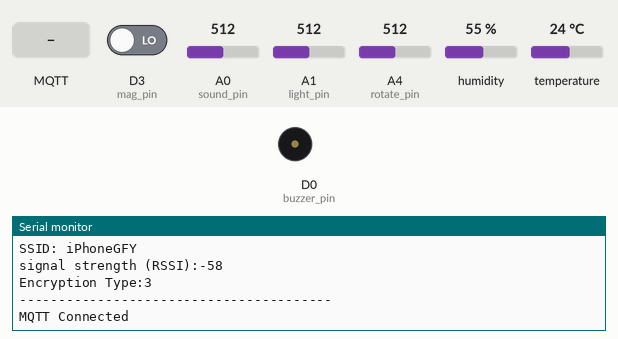
Simulated run of this sketch. Board: Arduino MKR. Parts: buzzer (waves = sounding, pin HIGH), the last lines printed to the serial monitor. The inputs (shaded band) are chosen by the test bench; at power-on: D3 (mag_pin) LOW, A0 (sound_pin) = 512, A1 (light_pin) = 512, A4 (rotate_pin) = 512, humidity 55 %, temperature 24 °C. WiFi joins after 1.5 s; servers stay silent unless stated; no MQTT or app messages arrive unless stated.

Above: at 5.7 s.
5.8 s: MQTT message "1" arrives on the first subscribed topic
At 6.5 s:
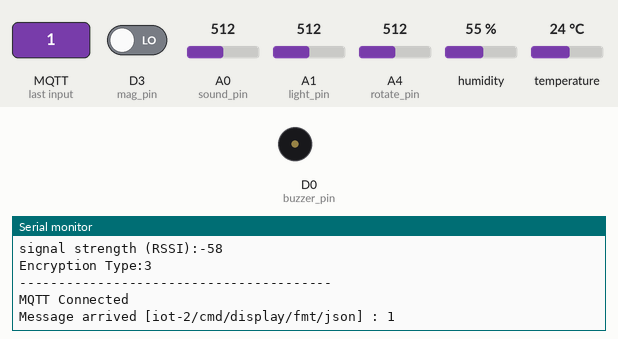
7.5 s: MQTT message "v" arrives on the first subscribed topic
At 8.3 s:
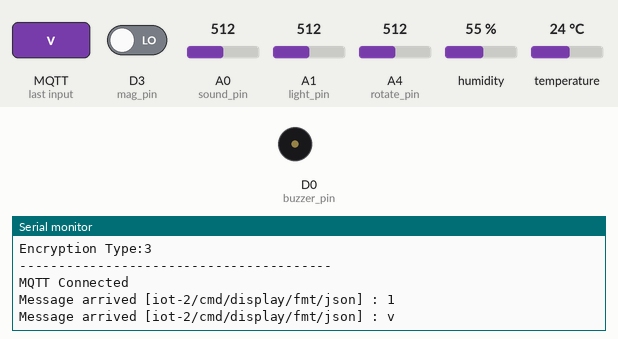
9.0 s: MQTT message "on" arrives on the first subscribed topic
At 10.1 s:
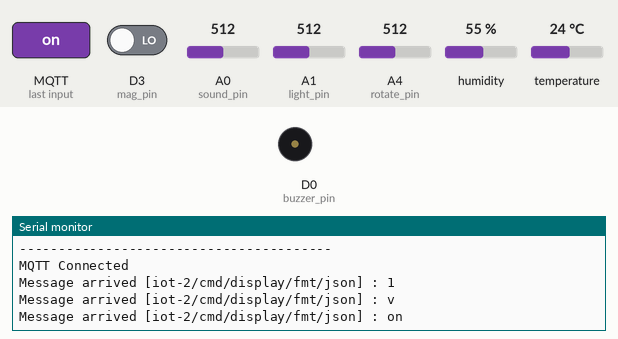

The sketch:

task2_fall_bathroom.ino
```cpp
//libraries
#include <Arduino_MKRENV.h>
//MQTT
#include <WiFiNINA.h>
#include <ArduinoMqttClient.h>
#include <ArduinoJson.h>
#include <PubSubClient.h>
#include "wifi_secrets.h"
// Add WiFi connection information
char ssid[] = SECRET_SSID_3;          //  your network SSID (name)
char pass[] = SECRET_PASS_3;          // your network password
int WiFistatus = WL_IDLE_STATUS;      // the Wifi radio's status

//======================================================================//
#define MQTT_HOST "joc771.messaging.internetofthings.ibmcloud.com"
#define MQTT_PORT 1883
#define MQTT_DEVICEID "d:joc771:mkr1010:3c6105166844"
#define MQTT_USER "use-token-auth"
#define MQTT_TOKEN "mkr1010_3c6105166844"
#define MQTT_TOPIC "iot-2/evt/status/fmt/json"
#define MQTT_TOPIC_DISPLAY "iot-2/cmd/display/fmt/json"
// MQTT objects
void callback(char* topic, byte* payload, unsigned int length);
WiFiClient wifiClient;
PubSubClient mqtt(MQTT_HOST, MQTT_PORT, callback, wifiClient);

// variables to hold data
StaticJsonDocument<100> jsonDoc;
JsonObject payload = jsonDoc.to<JsonObject>();
JsonObject status = payload.createNestedObject("d");
static char msg[1000];

//functions declared
//mqtt init
void mqtt_init();
//mqtt send
void mqtt_send(int,float,const char*,float,const char*,float,const char*);
//mqtt get data from could

//mqtt components
void callback(char*,byte*,unsigned int);
void printData();
//======================================================================//

//define the sensor pins
#define buzzer_pin 0
#define sound_pin A0
#define light_pin A1
#define rotate_pin A4
#define mag_pin 3
//define the wait time
#define wait_time 2//double the target
//define the alarm trigger conditions
#define alarm_sound 200
#define alarm_humidity 0
#define alarm_temp 0
#define door_light_threshold 200
#define door_rotate_threshold 150
//rotate use
#define ADC_REF 5
#define GROVE_VCC 5
#define FULL_ANGLE 300

//define state varieties
//control states
int sound_value;
int sound_max;
int light_value;
int rotate_value;
int mag_value;
bool door_state;
int buzzer_state = 0;
//global clock counter
int clock_counter = 0;
int clock_sec = 0;
int clock_min = 0;
int clock_hou = 0;
//humidity
float humidity_value = 0;
//temperature
float temperature_value = 0;
//alarm counter
bool alarm_counter_start = false;
int alarm_counter = 0;

//functions declaration
//ENV initialize
void env_init();
//global clock prepare
int clock_p(int);
//global clock sec
int clock_s(int,int);
//global clock min
int clock_m(int,int);
//global clock hour
int clock_h(int,int);
//door open/close detection
bool door_state_detection_light(bool,int);
bool door_state_detection_rotate(bool,int);
bool door_state_detection_mag(bool,bool);
//sound max values
int sound_value_max(int,int,bool);
//alarm
bool fall_alarm_detect(int,float,float,bool);
int fall_alarm_buzzer(bool,int,int,int);
bool door_close_detect(bool);
int fall_alarm_monitor(int,float,float,bool,int,int,int*);

//initialize
void setup() {
  //MQTT INIT
  mqtt_init();
  //INOUT MODE
  pinMode(sound_pin,INPUT);
  pinMode(light_pin,INPUT);
  pinMode(rotate_pin,INPUT);
  pinMode(mag_pin,INPUT);
  //OUTPUT MODE
  pinMode(buzzer_pin,OUTPUT);
  //INITIAL VALUES

  //INITIAL SHIELD
  env_init();
  //test
  Serial.begin(9600);
}

//main loop
void loop(){
  //global delay
  clock_counter = clock_p(clock_counter);
  clock_sec = clock_s(clock_counter,clock_sec);
  clock_min = clock_m(clock_sec,clock_min);
  clock_hou = clock_h(clock_min,clock_hou);
  //test
  //Serial.println("clock");
  //Serial.println(clock_sec);
  //Serial.println(clock_min);
  //get values from sensors
  sound_value       = analogRead(sound_pin);
  light_value       = analogRead(light_pin);
  rotate_value      = analogRead(rotate_pin);
  mag_value         = digitalRead(mag_pin);
  humidity_value    = ENV.readHumidity();
  temperature_value = ENV.readTemperature();
  //test
  //Serial.println("indicators");
  //Serial.println(sound_max);
  //Serial.println(humidity_value);
  //Serial.println(door_state);
  //Serial.println("flag");
  //Serial.println(temperature_value);
  //Serial.println(alarm_counter_start);
  //Serial.println(alarm_counter);
  //get the sound max value
  sound_max = sound_value_max(sound_max,sound_value,door_state);
  //detect door state (open or not)
  //door_state = door_state_detection_light(door_state,light_value);
  //door_state = door_state_detection_rotate(door_state,rotate_value);
  door_state = door_state_detection_mag(door_state,mag_value);
  //alarm
  //alarm_counter_start = fall_alarm_detect(sound_value,humidity_value,temperature_value,door_state);
  //alarm_counter = fall_alarm_buzzer(alarm_counter_start,alarm_counter,clock_min,clock_sec);
  alarm_counter_start = door_close_detect(door_state);
  alarm_counter = fall_alarm_monitor(sound_max,humidity_value,temperature_value,alarm_counter_start,alarm_counter,clock_sec,&buzzer_state);
  //MQTT send data
  mqtt_send(clock_sec ,door_state,"door_state",sound_value,"sound_value",temperature_value,"temperature", humidity_value, "humidity", buzzer_state,"buzzer");

}


//======================================================================//
//=========================function definition==========================//
//======================================================================//
void env_init(){
  if (!ENV.begin())
  {//check correct initialisation of shield
    Serial.println("Failed to initialize MKR ENV shield!");
    while(1);//infinite loop, avoids loop to be executed
  }
}

//========================MQTT func definition==========================//
void mqtt_init(){
  //Initialize serial and wait for port to open:
  Serial.begin(9600);
  while (!Serial) {
    ; // wait for serial port to connect. Needed for native USB port only
  }

  // attempt to connect to Wifi network:

  while (WiFistatus != WL_CONNECTED) {
    Serial.print("Attempting to connect to network: ");
    Serial.println(ssid);
    // Connect to WPA/WPA2 network:
    WiFistatus = WiFi.begin(ssid, pass);

    // wait 3 seconds for connection:
    delay(3000);
  }

  // you're connected now, so print out the data:
  Serial.println("You're connected to the network");

  Serial.println("----------------------------------------");
  printData();
  Serial.println("----------------------------------------");

  // Connect to MQTT - IBM Watson IoT Platform
  if (mqtt.connect(MQTT_DEVICEID, MQTT_USER, MQTT_TOKEN)) {
    Serial.println("MQTT Connected");
    mqtt.subscribe(MQTT_TOPIC_DISPLAY);

  } else {
    Serial.println("MQTT Failed to connect!");
  }
}

void mqtt_send(int sec, float send_data, const char* send_name,float send_data1, const char* send_name1,float send_data2, const char* send_name2, float send_data3, const char* send_name3, float send_data4, const char* send_name4){
  mqtt.loop();
  while (!mqtt.connected()) {
    Serial.print("Attempting MQTT connection...");
    // Attempt to connect
    if (mqtt.connect(MQTT_DEVICEID, MQTT_USER, MQTT_TOKEN)) {
      Serial.println("MQTT Connected");
      mqtt.subscribe(MQTT_TOPIC_DISPLAY);
      mqtt.loop();
    } else {
      Serial.println("MQTT Failed to connect!");
      delay(5000);
    }
  }
  // Check if any reads failed and exit early (to try again).
  if (isnan(send_data)) {
    Serial.println("Failed to read data!");
  } else {

    // Send data to Watson IoT Platform
    if (sec == 29 || sec == 59 || sec ==9  || sec ==19  || sec ==39  || sec ==49)
    {
      status["door_state"] = send_data;
      status["sound_value"] = send_data1;
      status["temperature"] = send_data2;
      status["humidity_value"] = send_data3;
      status["buzzer_state"] = send_data4;
      serializeJson(jsonDoc, msg, 1000);
      Serial.println(msg);
      if (!mqtt.publish(MQTT_TOPIC, msg)) {
        Serial.println("MQTT Publish failed");
      }
    }else{;}
  }

}

void callback(char* topic, byte* payload, unsigned int length) {
  // handle message arrived
  Serial.print("Message arrived [");
  Serial.print(topic);
  Serial.print("] : ");

  payload[length] = 0; // ensure valid content is zero terminated so can treat as c-string
  Serial.println((char *)payload);
  String message = (char *)payload;
  if (message == "1"){
    sound_max = 0;
    message = "0";
    }
}

void printData() {
  Serial.println("Board Information:");
  // print your board's IP address:
  IPAddress ip = WiFi.localIP();
  Serial.print("IP Address: ");
  Serial.println(ip);

  Serial.println();
  Serial.println("Network Information:");
  Serial.print("SSID: ");
  Serial.println(WiFi.SSID());

  // print the received signal strength:
  long rssi = WiFi.RSSI();
  Serial.print("signal strength (RSSI):");
  Serial.println(rssi);

  byte encryption = WiFi.encryptionType();
  Serial.print("Encryption Type:");
  Serial.println(encryption, HEX);
  Serial.println();
}
//========================MQTT func definition==========================//

int clock_p(int counter){
  delay(500);
  if (counter == 1)
  {
    counter = 0;
  }
  else
  {
    counter = counter + 1;
  }
  return counter;
}

int clock_s(int counter, int sec){
  if (counter == 1)
  {
    if (sec == 59)
    {
      sec = 0;
    }
    else
    {
      sec = sec + 1;
    }
  }
  return sec;
}

int clock_m(int counter, int minu){
  if (counter == 0)
  {
    if (minu == 118)
    {
      minu = 0;
    }
    else
    {
      minu = minu + 1;
    }
  }
  return minu;
}

int clock_h(int counter, int hour){
  if (counter == 0)
  {
    if (hour == 46)
    {
      hour = 0;
    }
    else
    {
      hour = hour + 1;
    }
  }
  return hour;
}

bool door_state_detection_light(bool door, int light){
  if (light >= door_light_threshold)
  {
    return true;
  }
  else
  {
    return false;//test using true
  }
}

bool door_state_detection_rotate(bool door, int rotate){
  float voltage = (float)rotate*ADC_REF/1023;
  float degrees = (voltage*FULL_ANGLE)/GROVE_VCC;

  if (degrees >= door_rotate_threshold)
  {
    return false;
  }
  else
  {
    return true;
  }
}

bool door_state_detection_mag(bool door, bool mag){
  if (mag == HIGH)
  {
    return true;
  }
  else
  {
    return false;
  }
}

bool fall_alarm_detect(int sound, float humidity, float temperature,bool door){
  if (sound >= alarm_sound && humidity >= alarm_humidity && temperature >= alarm_temp && door == false)//change threshold
  {
    return true;
  }
}

int fall_alarm_buzzer(bool flag, int counter, int minu, int sec){
  if (flag == false)
  {
    counter = 0;
  }
  else
  {
    if (sec == 0 && counter < wait_time)
    {
      counter = counter + 1;
    }
    else if (sec == 0 && counter == wait_time)
    {
      tone(buzzer_pin, 1000);
      delay(500);
      noTone(buzzer_pin);
      delay(500);
      counter == 0;
    }
  }
  return counter;
}

bool door_close_detect(bool door){
  if (door == true)//change threshold
  {
    return true;
  }
  else
  {
    return false;
  }
}

int fall_alarm_monitor(int sound, float humidity, float temperature, bool flag, int counter, int sec, int* buzzer){
  if (flag == false)
  {
    counter = 0;
    *buzzer = 0;
  }
  else
  {
    if (sec == 0 && counter < wait_time)
    {
      counter = counter + 1;
    }
    else if (counter == wait_time)
    //else if (sec == 1 && counter == wait_time)
    {
      if (sound >= alarm_sound && humidity >= alarm_humidity && temperature >= alarm_temp)
      {
        *buzzer = 1;
      }else{
        *buzzer = 0;
        counter = 0;
      }
      if (*buzzer == 1)
      {
        Serial.println("Buzzing");
        tone(buzzer_pin, 1000);
        delay(500);
        noTone(buzzer_pin);
        delay(500);
      }
    }
  }
  return counter;
}

int sound_value_max(int max,int sound,bool door){
  if (sound >= max)
  {
    max = sound;
  }
  if (door == false)
  {
    max = 0;
  }
  return max;
}
```

wifi_secrets.h
```cpp
#define SECRET_SSID_0 "iPhone Karl"
#define SECRET_PASS_0 "12345678"

#define SECRET_SSID_1 "CommunityFibre10Gb_AF320"
#define SECRET_PASS_1 "5pk2mvxvm7"

#define SECRET_SSID_2 "ZhuHX"
#define SECRET_PASS_2 "ZhuHaoxiang"

#define SECRET_SSID_3 "iPhoneGFY"
#define SECRET_PASS_3 "s4npxf2kdgzqe"

#define SECRET_SSID_5 "JNN"
#define SECRET_PASS_5 "jianannan"
```

Measured:
- after the input at 5.8 s, the serial monitor: prints a new line after 0.27 s (image 1)
- after the input at 7.5 s, the serial monitor: prints a new line after 0.09 s (image 2)
- after the input at 9.0 s, the serial monitor: prints a new line after 0.11 s (image 3)
